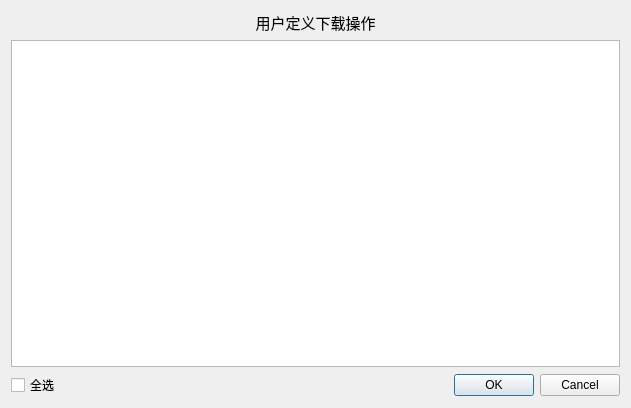
<?xml version="1.0" encoding="UTF-8"?>
<ui version="4.0">
 <class>ODownloadWidget</class>
 <widget class="QWidget" name="ODownloadWidget">
  <property name="geometry">
   <rect>
    <x>0</x>
    <y>0</y>
    <width>631</width>
    <height>408</height>
   </rect>
  </property>
  <property name="windowTitle">
   <string>用户定义下载</string>
  </property>
  <property name="windowIcon">
   <iconset>
    <normalon>:/Image/download2.png</normalon>
   </iconset>
  </property>
  <layout class="QGridLayout" name="gridLayout">
   <item row="1" column="0">
    <layout class="QVBoxLayout" name="verticalLayout">
     <item>
      <widget class="QLabel" name="label">
       <property name="font">
        <font>
         <pointsize>11</pointsize>
        </font>
       </property>
       <property name="text">
        <string>用户定义下载操作</string>
       </property>
       <property name="alignment">
        <set>Qt::AlignCenter</set>
       </property>
      </widget>
     </item>
     <item>
      <widget class="QListWidget" name="listWidget">
       <property name="font">
        <font>
         <pointsize>9</pointsize>
        </font>
       </property>
      </widget>
     </item>
     <item>
      <layout class="QHBoxLayout" name="horizontalLayout">
       <item>
        <layout class="QHBoxLayout" name="horizontalLayout_2">
         <item>
          <widget class="QCheckBox" name="checkBox">
           <property name="text">
            <string>全选</string>
           </property>
          </widget>
         </item>
         <item>
          <widget class="QDialogButtonBox" name="buttonBox">
           <property name="standardButtons">
            <set>QDialogButtonBox::Cancel|QDialogButtonBox::Ok</set>
           </property>
          </widget>
         </item>
        </layout>
       </item>
      </layout>
     </item>
    </layout>
   </item>
  </layout>
 </widget>
 <resources/>
 <connections/>
</ui>
